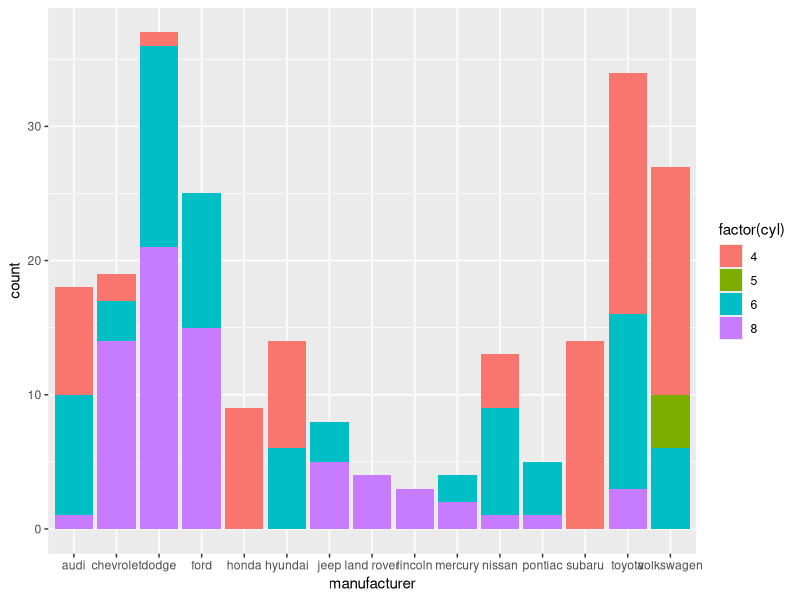
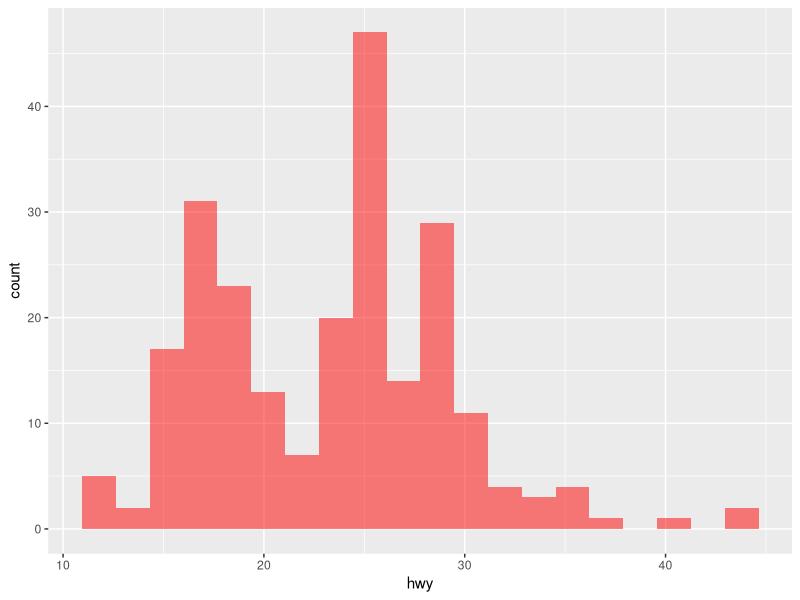
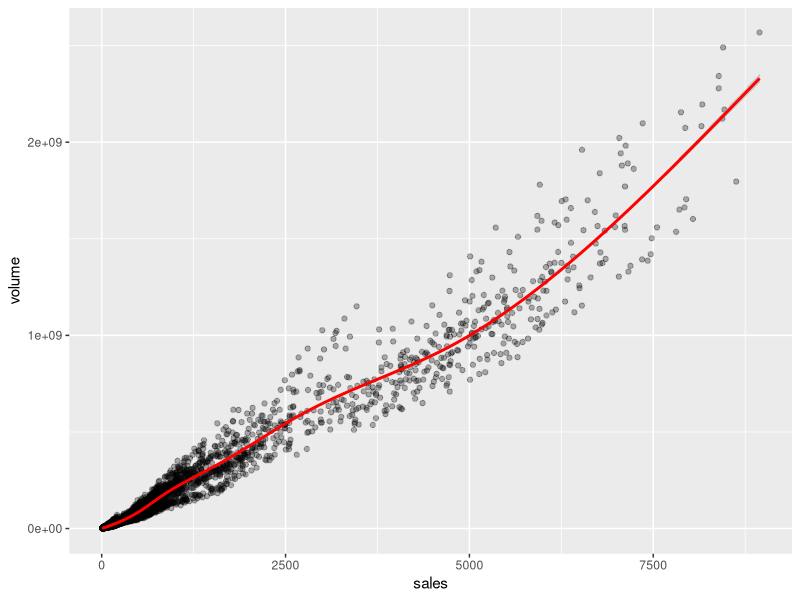

Write R code to recreate these figures, in order.
library(ggplot2)
# Create a histogram with mpg
mpgpl <- ggplot(mpg, aes(x = hwy)) 
mpgpl <- mpgpl + geom_histogram(fill = 'red', alpha = 0.5, bins = 20)

# Create barplot by manufactorer
barpl <- ggplot(mpg, aes(x = manufacturer))
barpl <- barpl + geom_bar(aes(fill = factor(cyl)))

# Create a scatterplot volume / sales
scatterpl <- ggplot(txhousing, aes(x = sales, y = volume))
scatterpl <- scatterpl + geom_point(colot = 'blue', alpha = 0.3)
# Create a line through the scatterplot
scatterpl <- scatterpl + geom_smooth(color='red')